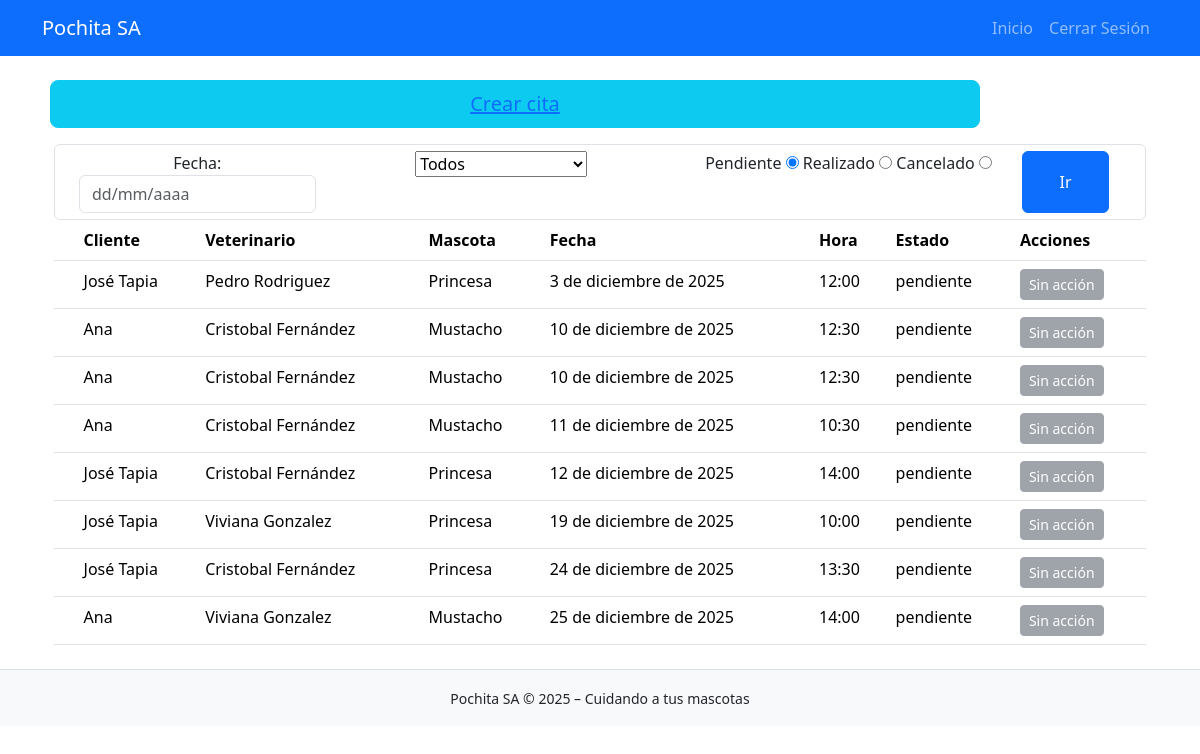
Screenshot of /horarios/ (signed in) with the database file from the repository.
### horarios/models.py (models this page shows, shortened)
class Cita(models.Model):
    fecha = models.DateField(verbose_name="Fecha agendada")
    hora_inicial = models.IntegerField(verbose_name="Bloque inicial de cita")
    estado = models.CharField(max_length=9, choices=ESTADOS_DE_CITA, verbose_name="Estado")
    veterinario = models.ForeignKey(Veterinario, on_delete=models.CASCADE, verbose_name="Veterinario asignado")
    ficha_cliente = models.ForeignKey(FichaMascota, on_delete=models.CASCADE, verbose_name="Ficha Cliente")
    updated = models.DateTimeField(auto_now=True, verbose_name="Última vez actualizado")
    def bloques_a_tiempo(self, bloque):
        inicio_horario = datetime(self.fecha.year, self.fecha.month, self.fecha.day, 8, 0, 0, 0)
        result = inicio_horario + timedelta(minutes=(bloque - 1) * 30)
        return result.strftime('%H:%M')
    @property
    def hora_inicial_a_tiempo(self):
        return self.bloques_a_tiempo(self.hora_inicial)

### fichas_mascota/models.py (models this page shows, shortened)
class FichaMascota(models.Model):
    cliente = models.CharField(max_length=90, verbose_name="Nombre del dueño")
    mascota = models.CharField(max_length=30, verbose_name="Nombre de la mascota")
    especie = models.CharField(max_length=40, verbose_name="Especie de la mascota")
    edad = models.IntegerField(verbose_name="Edad de la mascota")
    peso = models.IntegerField(verbose_name="Peso de la mascota")
    vacunas = models.TextField(max_length=60, verbose_name="Descripción de vacunas")
    tratamientos_apli = models.TextField(max_length=200, verbose_name="Tratamientos aplicados")
    tratamientos_sig = models.TextField(max_length=100, verbose_name="Siguiente tratamiento por aplicar")
    telefono = models.CharField(max_length=15, verbose_name="Teléfono de contacto")
    created = models.DateTimeField(auto_now_add=True, verbose_name="Fecha creación")
    updated = models.DateTimeField(auto_now=True, verbose_name="Última vez actualizado")

### veterinarios/models.py (models this page shows, shortened)
class Veterinario(models.Model):
    nombre = models.CharField(max_length=120, verbose_name="Nombre de Veterinario")
    usuario = models.ForeignKey(User, on_delete=models.CASCADE, verbose_name="Cuenta de usuario")
    created = models.DateTimeField(auto_now_add=True, verbose_name="Fecha de registro")

### horarios/views.py (the view)
# urls.py: path('', views.horarios, name = "horarios"),
@login_required
def horarios(req):
    veterinario = req.GET.get('veterinario')
    if veterinario:
        veterinario = veterinario.strip()
    estado = req.GET.get('estado', None)
    lista_estados = ["realizado", "pendiente", "cancelado"]
    if estado not in lista_estados:
        estado = "pendiente"
    hoy = localtime().date()
    try:
        fecha_str = req.GET.get('fecha', None)
        fecha = datetime.strptime(fecha_str, "%d/%m/%Y").date()
        if fecha < hoy:
            fecha = hoy
    except:
        fecha = date(hoy.year, hoy.month, 1)
    fecha_max = fecha + relativedelta(months=1)
    fecha_max = date(
        fecha_max.year,
        fecha_max.month,
        calendar.monthrange(fecha_max.year, fecha_max.month)[1]
    )
    if veterinario:
        citas = Cita.objects.filter(
            fecha__range=(fecha, fecha_max),
            estado=estado,
            veterinario__id=veterinario
        ).order_by('fecha')
    else:
        citas = Cita.objects.filter(
            fecha__range=(fecha, fecha_max),
            estado=estado
        ).order_by('fecha')
    veterinarios = Veterinario.objects.all().order_by('id')
    try:
        vet_loggeado = Veterinario.objects.get(usuario__id=req.user.id)
    except:
        vet_loggeado = None
    notificaciones = get_notificaciones(req)
    return render(req, 'horarios/horario.html', {
        'citas': citas,
        'fecha_min': hoy,   # Establece limite de fecha, hoy
        'fecha_max': fecha_max,
        'veterinarios': veterinarios,
        'vet_loggeado': vet_loggeado,
        'notificaciones': notificaciones
    })

### core/processors.py (called while the page is built)
def ctx_dict(req):
    ctx = {
        "NOMBRE_PAGINA": "Pochita S.A",
        "LINK_GITHUB": "https://github.com/FrappuccinoIc/pochita_sa"
    }
    return ctx

### core/views.py (called while the page is built)
def get_notificaciones(req):
    user_id = req.user.id
    try: recepcionista = Recepcionista.objects.get(usuario__id = user_id)
    except: recepcionista = False
    if not recepcionista:
        return 0
    notificaciones = Notificacion.objects.filter(recepcionista__usuario__id = user_id)
    return {"num": len(notificaciones), "es_recepcionista": recepcionista}

### horarios/templates/horarios/horario.html (shortened to what this page needs)
{% extends 'core/base.html' %}
{% block content %}
<div class="container">
    <div class="row text-center mb-3 x-5">
        <button class="btn btn-info btn-lg btn-block col-10 mx-2"><a class="" href="/horarios/citas/registrar">Crear cita</a></button>
    </div>
    <form class="form-control text-center" method="get" action="">
        <div class="container row">
            <div class="col-3">
                <label for="fecha">Fecha:</label>
                <input type="text" id="fecha" readonly name="fecha" class="form-control" autocomplete="off" placeholder="dd/mm/aaaa"
                    min="{{fecha_min.year}}-{{fecha_min.month}}-1"
                    max="{{fecha_max.year}}-{{fecha_max.month}}-{{fecha_max.day}}"
                >
            </div>
            <div class="col-4">
                <select name="veterinario" id="veterinario">
                    <option value="">Todos</option>
                </select>
            </div>
            <div class="col-4">
                <label for="pendiente">Pendiente</label>
                <input type="radio" id="pendiente" name="estado" value="pendiente" checked>
                <label for="realizado">Realizado</label>
                <input type="radio" id="realizado" name="estado" value="realizado">
                <label for="cancelado">Cancelado</label>
                <input type="radio" id="cancelado" name="estado" value="cancelado">
            </div>
            <button class="btn btn-primary col-1">Ir</button>
        </div>
    </form>
    <table class="table">
        <thead>
            <tr>
                <th></th>
                <th>Cliente</th>
                <th>Veterinario</th>
                <th>Mascota</th>
                <th>Fecha</th>
                <th>Hora</th>
                <th>Estado</th>
                <th>Acciones</th>
            </tr>
        </thead>
        <tbody>
            {% for cita in citas %}
            <tr>
                <td></td>
                <td>{{ cita.ficha_cliente.cliente }}</td>
                <td>{{ cita.veterinario.nombre }}</td>
                <td>{{ cita.ficha_cliente.mascota }}</td>
                <td>{{ cita.fecha }}</td>
                <td>{{ cita.hora_inicial_a_tiempo }}</td>
                <td>{{ cita.estado }}</td>
                <td>
                    {% if vet_loggeado.id == cita.veterinario.id and cita.estado == "pendiente" %}
                    <a href="{% url 'eliminar_cita' cita.id %}"
                        class="btn btn-sm btn-danger">
                        Cancelar
                    </a>
                    {% elif vet_loggeado.id == cita.veterinario.id %}
                    <button class="btn btn-sm btn-dark" disabled>
                        {{ cita.estado|capfirst }}
                    </button>
                    {% else %}
                    <button class="btn btn-sm btn-secondary" disabled>
                        Sin acción
                    </button>
                    {% endif %}
                </td>
            </tr>
            {% endfor %}
        </tbody>
    </table>
</div>
<link rel="stylesheet"
href="https://cdnjs.cloudflare.com/ajax/libs/bootstrap-datepicker/1.9.0/css/bootstrap-datepicker.min.css">
{% endblock %}

### rows the page displays
Cita: ficha_cliente.cliente "José Tapia", veterinario.nombre "Pedro Rodriguez", ficha_cliente.mascota "Princesa", fecha "3 de diciembre de 2025", hora_inicial_a_tiempo "12:00", estado "pendiente", shows "Sin acción"
Cita: ficha_cliente.cliente "Ana", veterinario.nombre "Cristobal Fernández", ficha_cliente.mascota "Mustacho", fecha "10 de diciembre de 2025", hora_inicial_a_tiempo "12:30", estado "pendiente", shows "Sin acción"
Cita: ficha_cliente.cliente "Ana", veterinario.nombre "Cristobal Fernández", ficha_cliente.mascota "Mustacho", fecha "10 de diciembre de 2025", hora_inicial_a_tiempo "12:30", estado "pendiente", shows "Sin acción"
Cita: ficha_cliente.cliente "Ana", veterinario.nombre "Cristobal Fernández", ficha_cliente.mascota "Mustacho", fecha "11 de diciembre de 2025", hora_inicial_a_tiempo "10:30", estado "pendiente", shows "Sin acción"
Cita: ficha_cliente.cliente "José Tapia", veterinario.nombre "Cristobal Fernández", ficha_cliente.mascota "Princesa", fecha "12 de diciembre de 2025", hora_inicial_a_tiempo "14:00", estado "pendiente", shows "Sin acción"
Cita: ficha_cliente.cliente "José Tapia", veterinario.nombre "Viviana Gonzalez", ficha_cliente.mascota "Princesa", fecha "19 de diciembre de 2025", hora_inicial_a_tiempo "10:00", estado "pendiente", shows "Sin acción"
Cita: ficha_cliente.cliente "José Tapia", veterinario.nombre "Cristobal Fernández", ficha_cliente.mascota "Princesa", fecha "24 de diciembre de 2025", hora_inicial_a_tiempo "13:30", estado "pendiente", shows "Sin acción"
Cita: ficha_cliente.cliente "Ana", veterinario.nombre "Viviana Gonzalez", ficha_cliente.mascota "Mustacho", fecha "25 de diciembre de 2025", hora_inicial_a_tiempo "14:00", estado "pendiente", shows "Sin acción"
